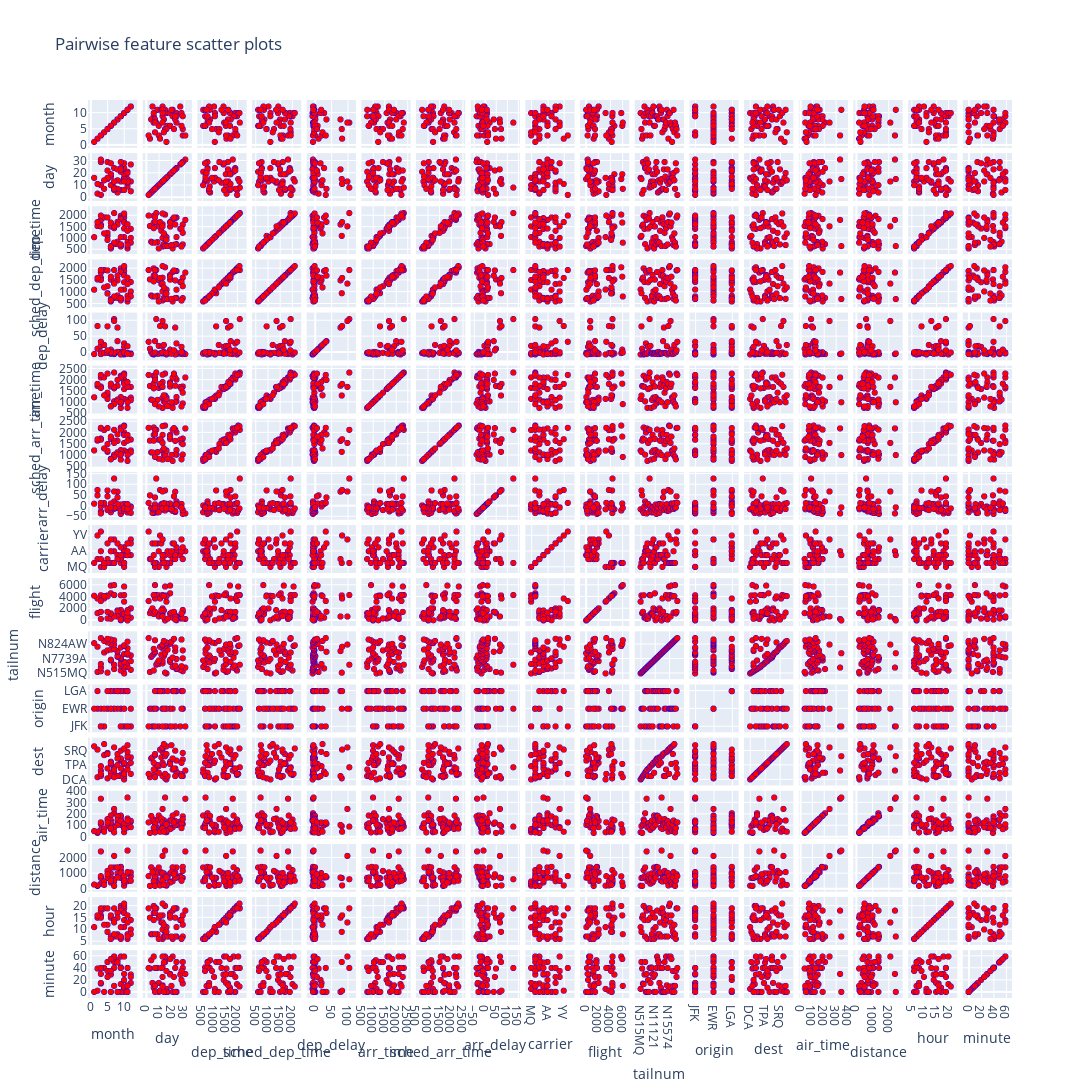

Notebook code cell kept with this figure:
### Code cell
visualizable_feature_names = flights_df.columns[1: -1] 
num_visualizable_features = len(visualizable_feature_names)

df = flights_df.sample(50)   #just for exec faster
fig_scatmat = go.Figure(data=go.Splom(
                        dimensions=[dict(label=feature, values=df[feature]) \
                                    for feature in visualizable_feature_names], \
                        marker=dict(color='red', showscale=False, line_color='blue', line_width=0.5)))

fig_scatmat.update_layout(title='Pairwise feature scatter plots', \
                  width=200 * num_visualizable_features, \
                  height=200 * num_visualizable_features)

fig_scatmat.show()

### Figure 1 — Plotly figure (JSON) as saved in the notebook; plotly's stock layout.template omitted (floating-point values rounded to 4 significant figures)
{"data": [{"dimensions": [{"label": "month", "values": [10, 5, 2, 3, 9, 12, 7, 10, 3, 11, 10, 9, 7, 3, 9, 11, 10, 12, 6, 6, 9, 9, 9, 8, 8, 12, 11, 10, 11, 4, 8, 8, 5, 6, 7, 11, 9, 2, 10, 10, 7, 6, 1, 5, 11, 4, 7, 6, 5, 3]}, {"label": "day", "values": [16, 15, 3, 29, 6, 27, 24, 24, 31, 21, 28, 23, 8, 10, 13, 9, 19, 13, 10, 19, 24, 29, 21, 4, 14, 5, 12, 6, 15, 7, 7, 23, 29, 17, 6, 13, 23, 11, 15, 13, 13, 19, 16, 16, 20, 14, 7, 28, 22, 2]}, {"label": "dep_time", "values": [1058, 1112, 1550, 1614, 2006, 1424, 744, 1928, 1824, 557, 1437, 1901, 2125, 1535, 639, 835, 1728, 1021, 555, 1525, 1058, 734, 1858, 853, 750, 809, 1338, 1702, 656, 1937, 1735, 1618, 1248, 657, 1455, 1630, 733, 1725, 2056, 2108, 1538, 1703, 1054, 933, 705, 1223, 809, 635, 1931, 2013]}, {"label": "sched_dep_time", "values": [1105, 950, 1539, 1614, 2013, 1429, 750, 1900, 1830, 600, 1420, 1900, 1940, 1515, 641, 840, 1730, 1025, 600, 1529, 1100, 740, 1859, 853, 749, 815, 1340, 1707, 700, 1940, 1700, 1500, 1250, 700, 1459, 1611, 740, 1602, 2059, 2109, 1359, 1655, 1100, 935, 710, 1200, 810, 635, 1925, 1940]}, {"label": "dep_delay", "values": [-7, 82, 11, 0, -7, -5, -6, 28, -6, -3, 17, 1, 105, 20, -2, -5, -2, -4, -5, -4, -2, -6, -1, 0, 1, -6, -2, -5, -4, -3, 35, 78, -2, -3, -4, 19, -7, 83, -3, -1, 99, 8, -6, -2, -5, 23, -1, 0, 6, 33]}, {"label": "arr_time", "values": [1159, 1312, 1746, 1723, 2208, 1700, 1051, 2034, 2129, 756, 1604, 2122, 2351, 1657, 752, 1115, 1909, 1215, 820, 1719, 1241, 957, 2125, 1128, 1048, 1102, 1700, 1855, 1008, 2137, 2018, 1754, 1441, 831, 1640, 1923, 1011, 1837, 2308, 2253, 1704, 1848, 1233, 1157, 1010, 1323, 921, 818, 2304, 2245]}, {"label": "sched_arr_time", "values": [1215, 1159, 1656, 1749, 2242, 1703, 1030, 2025, 2205, 754, 1555, 2151, 2142, 1700, 810, 1146, 1916, 1222, 850, 1735, 1235, 1035, 2149, 1138, 1040, 1135, 1652, 1913, 1015, 2130, 1938, 1647, 1501, 835, 1654, 1915, 1035, 1722, 2330, 2305, 1556, 1837, 1223, 1208, 1025, 1310, 931, 826, 2219, 2231]}, {"label": "arr_delay", "values": [-16, 73, 50, -26, -34, -3, 21, 9, -36, 2, 9, -29, 129, -3, -18, -31, -7, -7, -30, -16, 6, -38, -24, -10, 8, -33, 8, -18, -7, 7, 40, 67, -20, -4, -14, 8, -24, 75, -22, -12, 68, 11, 10, -11, -15, 13, -10, -8, 45, 14]}, {"label": "carrier", "values": ["MQ", "EV", "UA", "UA", "EV", "B6", "AA", "WN", "AA", "DL", "AA", "B6", "EV", "MQ", "UA", "DL", "B6", "US", "AA", "EV", "WN", "WN", "UA", "UA", "B6", "DL", "DL", "B6", "B6", "MQ", "DL", "UA", "UA", "AA", "EV", "B6", "B6", "YV", "EV", "EV", "US", "EV", "EV", "EV", "AA", "EV", "EV", "US", "DL", "9E"]}, {"label": "flight", "values": [3230, 4298, 1266, 1492, 4333, 477, 715, 490, 269, 731, 337, 883, 4361, 4333, 1262, 1109, 1185, 2083, 707, 4667, 51, 1808, 498, 1711, 1717, 2087, 1779, 1119, 23, 3783, 1499, 685, 368, 305, 4381, 753, 163, 3771, 5811, 4368, 688, 5977, 4240, 4140, 1345, 4179, 6069, 1229, 1485, 3340]}, {"label": "tailnum", "values": ["N515MQ", "N17138", "N76519", "N27733", "N14116", "N316JB", "N595AA", "N759GS", "N3HYAA", "N326NB", "N599AA", "N552JB", "N15910", "N625MQ", "N76516", "N316NB", "N247JB", "N190UW", "N3FJAA", "N11121", "N7739A", "N744SW", "N847UA", "N26210", "N526JB", "N991DL", "N923DL", "N337JB", "N827JB", "N518MQ", "N341NW", "N457UA", "N484UA", "N4XGAA", "N13968", "N665JB", "N216JB", "N502MJ", "N15574", "N15983", "N824AW", "N13553", "N11547", "N13978", "N329AA", "N18556", "N17984", "N192UW", "N945DL", "N922XJ"]}, {"label": "origin", "values": ["JFK", "EWR", "EWR", "EWR", "EWR", "JFK", "LGA", "LGA", "JFK", "LGA", "LGA", "JFK", "EWR", "JFK", "EWR", "LGA", "JFK", "EWR", "LGA", "EWR", "LGA", "LGA", "EWR", "EWR", "LGA", "JFK", "LGA", "JFK", "JFK", "JFK", "LGA", "LGA", "EWR", "LGA", "EWR", "JFK", "JFK", "LGA", "EWR", "EWR", "EWR", "EWR", "EWR", "EWR", "JFK", "EWR", "EWR", "EWR", "LGA", "JFK"]}, {"label": "dest", "values": ["DCA", "SAV", "BOS", "ORD", "TUL", "JAX", "DFW", "MKE", "SEA", "DTW", "ORD", "MCO", "TYS", "PIT", "ORD", "TPA", "RDU", "CLT", "DFW", "MSP", "MDW", "HOU", "IAH", "IAH", "TPA", "FLL", "FLL", "CLT", "LAX", "CMH", "ATL", "ORD", "MSY", "ORD", "DTW", "PBI", "SRQ", "IAD", "JAX", "DAY", "PHX", "RDU", "BUF", "ATL", "MIA", "BTV", "BOS", "CLT", "MCO", "JAX"]}, {"label": "air_time", "values": [43, 97, 37, 114, 154, 137, 210, 106, 338, 86, 121, 123, 92, 64, 111, 145, 81, 88, 190, 148, 108, 183, 189, 186, 149, 143, 164, 81, 348, 72, 117, 107, 158, 122, 83, 129, 142, 47, 113, 75, 248, 70, 53, 111, 146, 47, 42, 79, 129, 130]}, {"label": "distance", "values": [213, 708, 200, 719, 1215, 828, 1389, 738, 2422, 502, 733, 944, 631, 340, 719, 1010, 427, 529, 1389, 1008, 725, 1428, 1400, 1400, 1010, 1069, 1076, 541, 2475, 483, 762, 733, 1167, 733, 488, 1028, 1041, 229, 820, 533, 2133, 416, 282, 746, 1089, 266, 200, 529, 950, 828]}, {"label": "hour", "values": [11, 9, 15, 16, 20, 14, 7, 19, 18, 6, 14, 19, 19, 15, 6, 8, 17, 10, 6, 15, 11, 7, 18, 8, 7, 8, 13, 17, 7, 19, 17, 15, 12, 7, 14, 16, 7, 16, 20, 21, 13, 16, 11, 9, 7, 12, 8, 6, 19, 19]}, {"label": "minute", "values": [5, 50, 39, 14, 13, 29, 50, 0, 30, 0, 20, 0, 40, 15, 41, 40, 30, 25, 0, 29, 0, 40, 59, 53, 49, 15, 40, 7, 0, 40, 0, 0, 50, 0, 59, 11, 40, 2, 59, 9, 59, 55, 0, 35, 10, 0, 10, 35, 25, 40]}], "marker": {"color": "red", "line": {"color": "blue", "width": 0.5}, "showscale": false}, "type": "splom"}], "layout": {"height": 3400, "title": {"text": "Pairwise feature scatter plots"}, "width": 3400}}
